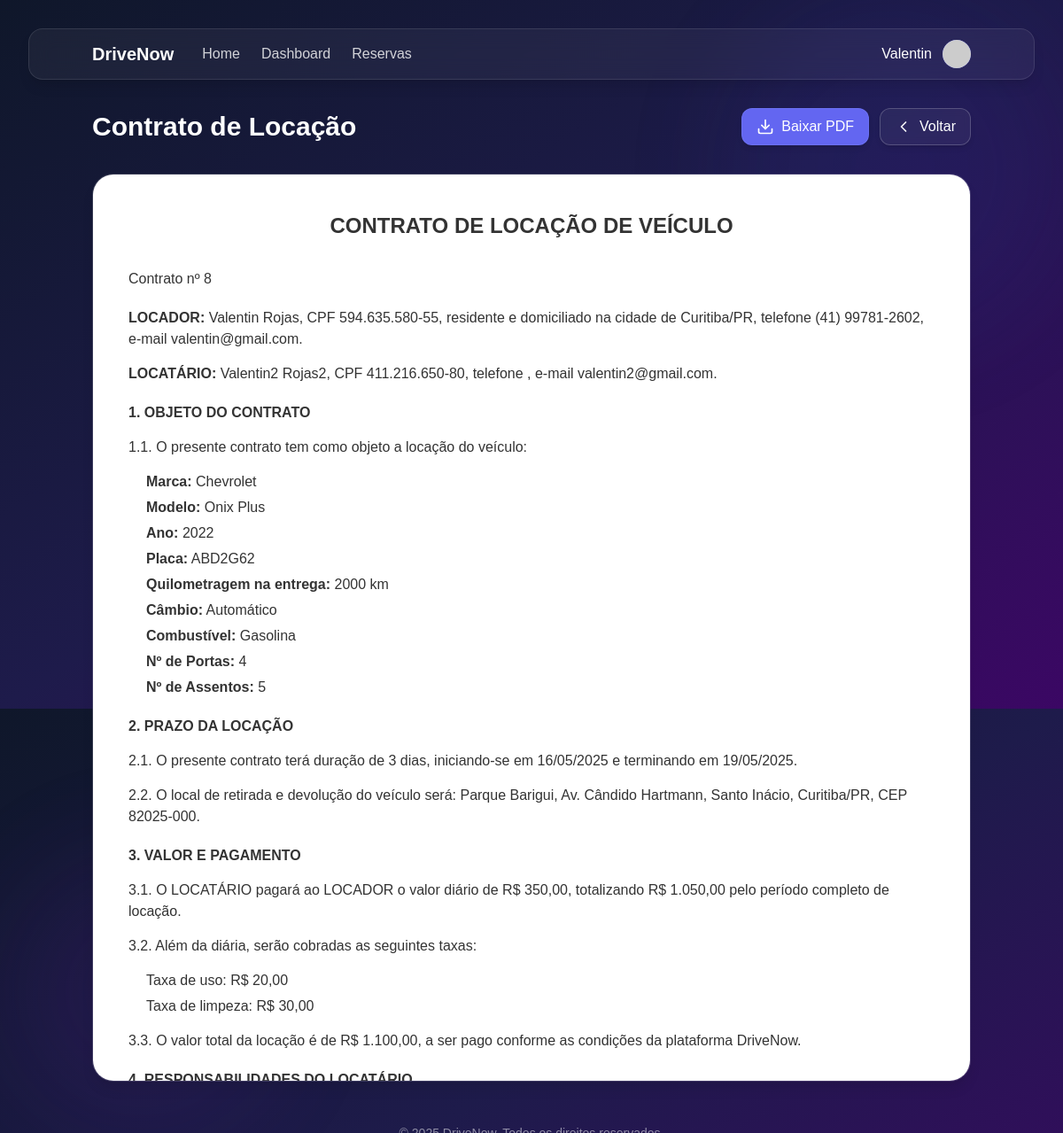
The app's page /drivenow/contrato/gerar_contrato.php?reserva=8 (signed in) with its own data.
### tables this page shows
CREATE TABLE `reserva` (
  `id` int(11) NOT NULL,
  `veiculo_id` int(11) DEFAULT NULL,
  `conta_usuario_id` int(11) DEFAULT NULL,
  `reserva_data` date DEFAULT NULL,
  `devolucao_data` date DEFAULT NULL,
  `diaria_valor` decimal(10,2) DEFAULT NULL,
  `taxas_de_uso` decimal(10,2) DEFAULT NULL,
  `taxas_de_limpeza` decimal(10,2) DEFAULT NULL,
  `valor_total` decimal(10,2) DEFAULT NULL,
  `status` varchar(20) DEFAULT 'pendente',
  `observacoes` text DEFAULT NULL
);

CREATE TABLE `conta_usuario` (
  `id` int(11) NOT NULL,
  `is_admin` tinyint(1) NOT NULL DEFAULT 0,
  `primeiro_nome` varchar(50) DEFAULT NULL,
  `segundo_nome` varchar(50) DEFAULT NULL,
  `telefone` varchar(20) DEFAULT NULL,
  `e_mail` varchar(100) DEFAULT NULL,
  `senha` varchar(255) DEFAULT NULL,
  `data_de_entrada` date DEFAULT NULL,
  `foto_perfil` varchar(255) DEFAULT NULL,
  `cpf` varchar(14) DEFAULT NULL COMMENT 'CPF do usuário',
  `foto_cnh_frente` varchar(255) DEFAULT NULL COMMENT 'Caminho para foto da CNH (frente)',
  `foto_cnh_verso` varchar(255) DEFAULT NULL COMMENT 'Caminho para foto da CNH (verso)',
  `status_docs` enum('pendente','verificando','aprovado','rejeitado') NOT NULL DEFAULT 'pendente' COMMENT 'Status da verificação dos documentos',
  `data_verificacao` datetime DEFAULT NULL COMMENT 'Data da última verificação',
  `admin_verificacao` int(11) DEFAULT NULL COMMENT 'ID do admin que verificou os documentos',
  `tem_cnh` tinyint(1) NOT NULL DEFAULT 0 COMMENT 'Se o usuário possui CNH',
  `cadastro_completo` tinyint(1) NOT NULL DEFAULT 0 COMMENT 'Se o usuário completou o cadastro com documentos',
  `observacoes_docs` text DEFAULT NULL COMMENT 'Observações da verificação',
  `mensagens_nao_lidas` int(11) NOT NULL DEFAULT 0,
  `media_avaliacao_proprietario` decimal(3,1) DEFAULT NULL,
  `total_avaliacoes_proprietario` int(11) DEFAULT 0,
  `media_avaliacao_locatario` decimal(3,1) DEFAULT NULL,
  `total_avaliacoes_locatario` int(11) DEFAULT 0
);

CREATE TABLE `cidade` (
  `id` int(11) NOT NULL,
  `estado_id` int(11) NOT NULL,
  `cidade_nome` varchar(100) NOT NULL
);

CREATE TABLE `estado` (
  `id` int(11) NOT NULL,
  `estado_nome` varchar(100) NOT NULL,
  `sigla` char(2) DEFAULT NULL
);

CREATE TABLE `veiculo` (
  `id` int(11) NOT NULL,
  `local_id` int(11) DEFAULT NULL,
  `categoria_veiculo_id` int(11) DEFAULT NULL,
  `dono_id` int(11) DEFAULT NULL,
  `veiculo_marca` varchar(50) DEFAULT NULL,
  `veiculo_modelo` varchar(100) DEFAULT NULL,
  `veiculo_ano` int(11) DEFAULT NULL,
  `veiculo_km` int(11) DEFAULT NULL,
  `veiculo_placa` varchar(50) DEFAULT NULL,
  `veiculo_cambio` varchar(50) DEFAULT NULL,
  `veiculo_combustivel` varchar(50) DEFAULT NULL,
  `veiculo_portas` int(11) DEFAULT NULL,
  `veiculo_acentos` int(11) DEFAULT NULL,
  `veiculo_tracao` varchar(50) DEFAULT NULL,
  `disponivel` tinyint(1) DEFAULT 1 COMMENT '0=Indisponível, 1=Disponível',
  `preco_diaria` decimal(10,2) NOT NULL DEFAULT 150.00,
  `descricao` text DEFAULT NULL,
  `media_avaliacao` decimal(3,1) DEFAULT NULL,
  `total_avaliacoes` int(11) DEFAULT 0
);

CREATE TABLE `local` (
  `id` int(11) NOT NULL,
  `cidade_id` int(11) NOT NULL,
  `nome_local` varchar(100) NOT NULL,
  `endereco` varchar(255) DEFAULT NULL,
  `complemento` varchar(100) DEFAULT NULL,
  `cep` varchar(10) DEFAULT NULL
);

### drivenow/includes/auth.php (called while the page is built, shortened)
<?php
function getUsuario() {
    return $_SESSION['usuario'] ?? null;
}
?>

### drivenow/contrato/gerar_contrato.php (the view, shortened to what this page needs)
<?php
require_once '../includes/auth.php';
$mpdfDisponivel = file_exists('../vendor/autoload.php');
$usuario = getUsuario();
global $pdo;
$reservaId = (int)$_GET['reserva'];
$stmt = $pdo->prepare("
    SELECT r.*, v.veiculo_marca, v.veiculo_modelo, v.veiculo_ano, v.veiculo_placa,
           v.veiculo_km, v.veiculo_cambio, v.veiculo_combustivel, v.veiculo_portas,
           v.veiculo_acentos, v.veiculo_tracao,
           loc.nome_local, loc.endereco, loc.complemento, loc.cep,
           c.cidade_nome, e.estado_nome, e.sigla,
           d.conta_usuario_id AS proprietario_id,
           proprio.primeiro_nome AS dono_nome, proprio.segundo_nome AS dono_sobrenome,
           proprio.cpf AS dono_cpf, proprio.telefone AS dono_telefone, proprio.e_mail AS dono_email,
           locat.primeiro_nome AS locatario_nome, locat.segundo_nome AS locatario_sobrenome,
           locat.cpf AS locatario_cpf, locat.telefone AS locatario_telefone, locat.e_mail AS locatario_email,
           locat.id AS locatario_id
    FROM reserva r
    INNER JOIN veiculo v ON r.veiculo_id = v.id
    INNER JOIN dono d ON v.dono_id = d.id
    INNER JOIN conta_usuario proprio ON d.conta_usuario_id = proprio.id
    INNER JOIN conta_usuario locat ON r.conta_usuario_id = locat.id
    LEFT JOIN local loc ON v.local_id = loc.id
    LEFT JOIN cidade c ON loc.cidade_id = c.id
    LEFT JOIN estado e ON c.estado_id = e.id
    WHERE r.id = ?
");
$stmt->execute([$reservaId]);
$reserva = $stmt->fetch();
$valorDiaria = number_format($reserva['diaria_valor'], 2, ',', '.');
$taxaUso = number_format($reserva['taxas_de_uso'], 2, ',', '.');
$taxaLimpeza = number_format($reserva['taxas_de_limpeza'], 2, ',', '.');
$valorTotal = number_format($reserva['valor_total'], 2, ',', '.');
$dataInicio = new DateTime($reserva['reserva_data']);
$dataFim = new DateTime($reserva['devolucao_data']);
$dias = $dataInicio->diff($dataFim)->days;
$dataInicioFormatada = $dataInicio->format('d/m/Y');
$dataFimFormatada = $dataFim->format('d/m/Y');
$dataAtual = date('d/m/Y');
$textoContrato = "
<h1 style='text-align: center; margin-bottom: 30px;'>CONTRATO DE LOCAÇÃO DE VEÍCULO</h1>
<p style='margin-bottom: 20px;'>Contrato nº {$reserva['id']}</p>
<p><strong>LOCADOR:</strong> {$reserva['dono_nome']} {$reserva['dono_sobrenome']}, CPF {$reserva['dono_cpf']}, residente e domiciliado na cidade de {$reserva['cidade_nome']}/{$reserva['sigla']}, telefone {$reserva['dono_telefone']}, e-mail {$reserva['dono_email']}.</p>
<p><strong>LOCATÁRIO:</strong> {$reserva['locatario_nome']} {$reserva['locatario_sobrenome']}, CPF {$reserva['locatario_cpf']}, telefone {$reserva['locatario_telefone']}, e-mail {$reserva['locatario_email']}.</p>
<p style='margin-top: 20px;'><strong>1. OBJETO DO CONTRATO</strong></p>
<p>1.1. O presente contrato tem como objeto a locação do veículo:</p>
<ul>
    <li><strong>Marca:</strong> {$reserva['veiculo_marca']}</li>
    <li><strong>Modelo:</strong> {$reserva['veiculo_modelo']}</li>
    <li><strong>Ano:</strong> {$reserva['veiculo_ano']}</li>
    <li><strong>Placa:</strong> {$reserva['veiculo_placa']}</li>
    <li><strong>Quilometragem na entrega:</strong> {$reserva['veiculo_km']} km</li>
    <li><strong>Câmbio:</strong> {$reserva['veiculo_cambio']}</li>
    <li><strong>Combustível:</strong> {$reserva['veiculo_combustivel']}</li>
    <li><strong>Nº de Portas:</strong> {$reserva['veiculo_portas']}</li>
    <li><strong>Nº de Assentos:</strong> {$reserva['veiculo_acentos']}</li>
</ul>
<p style='margin-top: 20px;'><strong>2. PRAZO DA LOCAÇÃO</strong></p>
<p>2.1. O presente contrato terá duração de {$dias} dias, iniciando-se em {$dataInicioFormatada} e terminando em {$dataFimFormatada}.</p>
<p>2.2. O local de retirada e devolução do veículo será: {$reserva['nome_local']}, {$reserva['endereco']}, {$reserva['complemento']}, {$reserva['cidade_nome']}/{$reserva['sigla']}, CEP {$reserva['cep']}.</p>
<p style='margin-top: 20px;'><strong>3. VALOR E PAGAMENTO</strong></p>
<p>3.1. O LOCATÁRIO pagará ao LOCADOR o valor diário de R$ {$valorDiaria}, totalizando R$ " . number_format($reserva['diaria_valor'] * $dias, 2, ',', '.') . " pelo período completo de locação.</p>
<p>3.2. Além da diária, serão cobradas as seguintes taxas:</p>
<ul>
    <li>Taxa de uso: R$ {$taxaUso}</li>
    <li>Taxa de limpeza: R$ {$taxaLimpeza}</li>
</ul>
<p>3.3. O valor total da locação é de R$ {$valorTotal}, a ser pago conforme as condições da plataforma DriveNow.</p>
<p style='margin-top: 20px;'><strong>4. RESPONSABILIDADES DO LOCATÁRIO</strong></p>
<p>8.2. Para dirimir quaisquer controvérsias oriundas deste contrato, as partes elegem o foro da comarca de {$reserva['cidade_nome']}/{$reserva['sigla']}.</p>
<p style='margin-top: 20px;'>{$reserva['cidade_nome']}, {$dataAtual}.</p>
            {$reserva['dono_nome']} {$reserva['dono_sobrenome']}<br>
            {$reserva['locatario_nome']} {$reserva['locatario_sobrenome']}<br>
";
?>
<!DOCTYPE html>
<html lang="pt-br">
<head>
    <script src="https://cdn.tailwindcss.com"></script>
</head>
<body class="min-h-screen bg-gradient-to-br from-slate-900 via-indigo-950 to-purple-950 text-white p-4 md:p-8 overflow-x-hidden">
    <div class="fixed top-0 right-0 w-96 h-96 rounded-full bg-indigo-700 opacity-10 blur-3xl -z-10 animate-pulse animate-pulse-15s"></div>
    <header class="backdrop-blur-md bg-white/5 border subtle-border rounded-2xl mb-8 shadow-lg overflow-hidden">
        <div class="container mx-auto px-4 py-3">
            <div class="flex justify-between items-center">
                <div class="flex items-center">
                    <a href="../index.php" class="text-xl font-bold text-white mr-8">DriveNow</a>
                    <nav class="hidden md:flex space-x-6">
                        <a href="../index.php" class="text-white/80 hover:text-white transition-colors">Home</a>
                        <a href="../vboard.php" class="text-white/80 hover:text-white transition-colors">Dashboard</a>
                        <a href="../reserva/minhas_reservas.php" class="text-white/80 hover:text-white transition-colors">Reservas</a>
                    </nav>
                </div>
                <div class="flex items-center gap-3">
                    <span class="text-white hidden md:inline"><?= htmlspecialchars($usuario['primeiro_nome']) ?></span>
                    <div class="relative h-8 w-8 transition-transform hover:scale-110 rounded-full flex items-center justify-center bg-indigo-500 text-white overflow-hidden">
                        <?php if (isset($usuario['foto_perfil']) && !empty($usuario['foto_perfil'])): ?>
                            <img src="<?= htmlspecialchars($usuario['foto_perfil']) ?>" alt="Foto de Perfil" class="h-full w-full object-cover">
                        <?php else: ?>
                            <img src="https://api.dicebear.com/7.x/initials/svg?seed=<?= urlencode($usuario['primeiro_nome']) ?>&backgroundColor=818cf8&textColor=ffffff&fontSize=40" alt="Usuário" class="h-full w-full object-cover">
                        <?php endif; ?>
                    </div>
                </div>
            </div>
        </div>
    </header>
    <main class="container mx-auto px-4">        <div class="flex justify-between items-center mb-8">
            <h1 class="text-3xl font-bold">Contrato de Locação</h1>
            <div class="flex gap-3">
                <?php if ($mpdfDisponivel): ?>
                <a href="gerar_contrato.php?reserva=<?= $reservaId ?>&pdf=1" class="bg-indigo-500 hover:bg-indigo-600 text-white font-medium rounded-xl transition-colors border border-indigo-400/30 px-4 py-2 shadow-md hover:shadow-lg flex items-center gap-2">
                    Baixar PDF
                </a>
                <?php endif; ?>
                <a href="<?= $reserva['locatario_id'] === $usuario['id'] ? '../reserva/minhas_reservas.php' : '../reserva/reservas_recebidas.php' ?>" class="border border-white/20 text-white hover:bg-white/20 rounded-xl px-4 py-2 font-medium backdrop-blur-sm bg-white/5 hover:bg-white/10 shadow-md hover:shadow-lg flex items-center gap-2">
                    <svg xmlns="http://www.w3.org/2000/svg" width="24" height="24" viewBox="0 0 24 24" fill="none" stroke="currentColor" stroke-width="2" stroke-linecap="round" stroke-linejoin="round" class="h-5 w-5">
                        <path d="m15 18-6-6 6-6"/>
                    </svg>
                    Voltar
                </a>
            </div>
        </div>
        <div class="backdrop-blur-lg bg-white/5 border subtle-border rounded-3xl overflow-hidden shadow-lg mb-10">
            <div class="contract-container overflow-auto max-h-[80vh]">
                <?= $textoContrato ?>
            </div>
        </div>
    </main>
    <footer class="mt-12 mb-6 px-4 text-center text-white/50 text-sm">
        <p>&copy; <?= date('Y') ?> DriveNow. Todos os direitos reservados.</p>
    </footer>
</body>
</html>

### drivenow/contrato/gerar_contrato.php (style rules this page uses)
body { font-family: sans-serif; }
.animate-pulse-15s { animation-duration: 15s; }
.subtle-border { border-color: rgba(255, 255, 255, 0.1); }
.contract-container { background-color: white; color: #333; padding: 40px; font-family: Arial, sans-serif; line-height: 1.5; }
.contract-container h1 { font-size: 24px; font-weight: bold; text-align: center; margin-bottom: 30px; }
.contract-container p { margin-bottom: 15px; }
.contract-container ul { margin-left: 20px; margin-bottom: 15px; }
.contract-container li { margin-bottom: 5px; }

### records on screen
reserva: conta_usuario.primeiro_nome "Valentin", id "8", conta_usuario.segundo_nome "Rojas", conta_usuario.cpf "594.635.580-55", cidade.cidade_nome "Curitiba", estado.sigla "PR", conta_usuario.telefone "(41) 99781-2602", conta_usuario.e_mail "valentin@gmail.com", conta_usuario.primeiro_nome "Valentin2", conta_usuario.segundo_nome "Rojas2", conta_usuario.cpf "411.216.650-80", conta_usuario.e_mail "valentin2@gmail.com", veiculo.veiculo_marca "Chevrolet", veiculo.veiculo_modelo "Onix Plus", veiculo.veiculo_ano "2022", veiculo.veiculo_placa "ABD2G62", veiculo.veiculo_km "2000", veiculo.veiculo_cambio "Automático", veiculo.veiculo_combustivel "Gasolina", veiculo.veiculo_portas "4", veiculo.veiculo_acentos "5", dias "3", reserva_data "16/05/2025", devolucao_data "19/05/2025", local.nome_local "Parque Barigui", local.endereco "Av. Cândido Hartmann", local.complemento "Santo Inácio", local.cep "82025-000", diaria_valor "350,00", $reserva['diaria_valor'] * $dias "1.050,00", taxas_de_uso "20,00", taxas_de_limpeza "30,00", valor_total "1.100,00"
